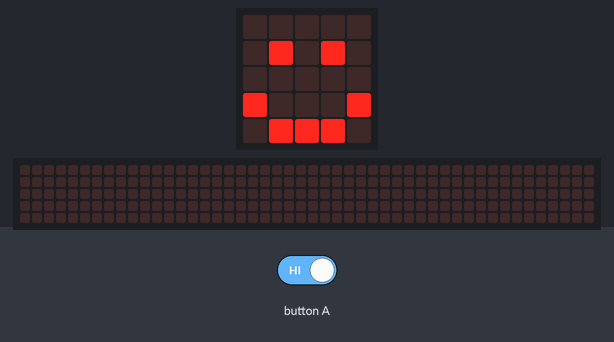
Simulated run of this program. Board: BBC micro:bit (MakeCode). Parts: the board's 5×5 LED display, a strip that is not on the board, showing the scrolling text unrolled. The test bench sets the inputs (shaded band). The 48×5 strip is a reading aid, not a part: it shows the text the display is scrolling, unrolled, one strip-width of it at a time.

Above: at 14.5 s.
At 16.4 s:
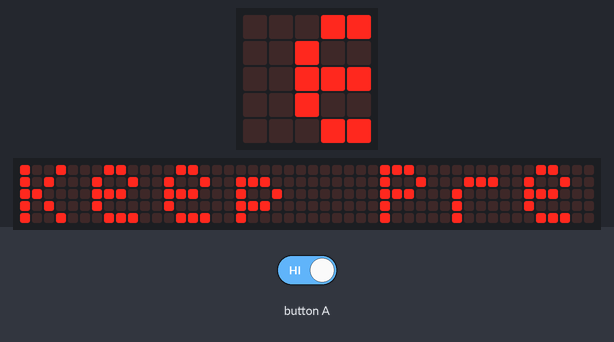
16.5 s: button A held down
At 34.7 s:
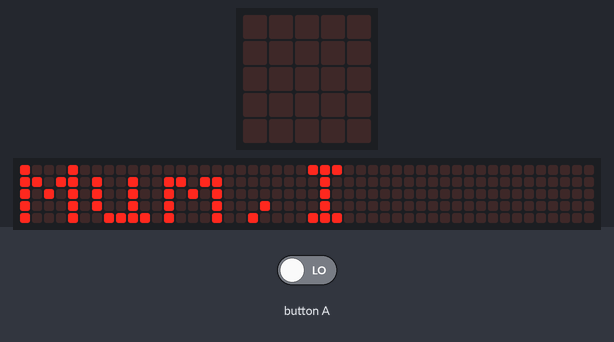
At 35.3 s:
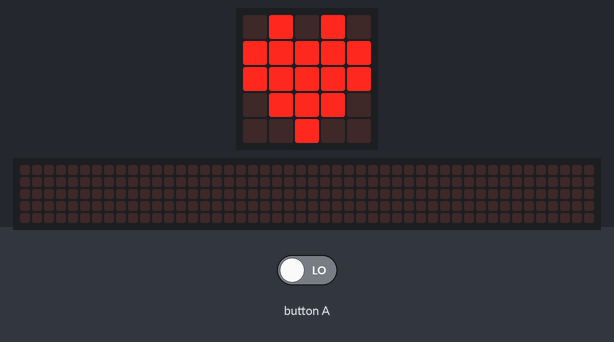

Measured:
- after the input at 16.5 s, the display: first differs from a run without the input after 12.9 s (image 2)
- what the display in image 0 shows lasts 0.6 s, from 14.4 s to 15.0 s

The program:

main.ts
```typescript
basic.forever(function () {
    basic.showString("Keep Pressing A")
    if (input.buttonIsPressed(Button.A)) {
        basic.showString("Mum,I")
        basic.showIcon(IconNames.Heart)
        basic.showString("You")
    } else {
        basic.showIcon(IconNames.Happy)
    }
})
```

test.ts
```typescript
// 在此处测试；当此软件包作为插件使用时，将不会编译此软件包。
```
